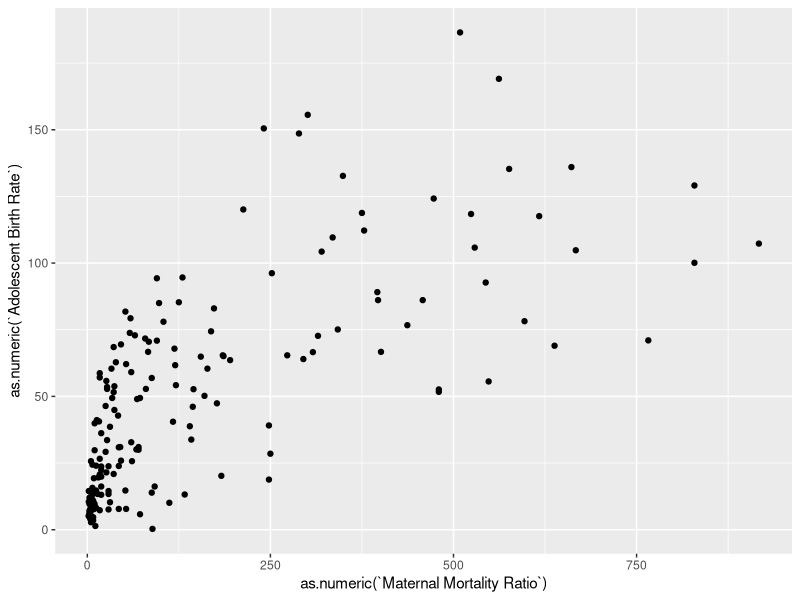

R code for this plot:
## ---- chunk 1
library(tidyverse)
library(dplyr)
library(ggplot2)

knitr::opts_chunk$set(eval = TRUE, echo = FALSE, message = FALSE, warning = FALSE)
## ---- chunk 2
hdi1 <- read.csv("../data/HDI_Table1.csv")
hdi4 <- read.csv("../data/HDI_Table4.csv")
hdi5 <- read.csv("../data/HDI_Table5.csv")
hdi8 <- read.csv("../data/HDI_Table8.csv")
hdi10 <- read.csv("../data/HDI_Table10.csv")
adolescent_births <- read.csv("../data/Adolescent_Births.csv")
contraceptive_prevalence <- read.csv("../data/Contraceptive_Prevalence.csv")
## ---- chunk 3
hdi1_clean <- slice(hdi1, -c(1:7, 74, 128, 166, 200, 207:270))
hdi1_clean <- select(hdi1_clean, select = -c(X.1, X.3, X.5, X.7, X.9, X.11))
names(hdi1_clean) <- c("HDI Rank", "Country", "HDI 2019", "Life Expectancy Birth", "Expected Years Schooling", "Mean Years Schooling", "GNI Per Capita", "GNI Per Capita Minus HDI", "HDI 2018")

hdi4_clean <- slice(hdi4, -c(1:7, 74, 128, 166, 200, 207:264))
hdi4_clean <- select(hdi4_clean, select = -c(X.1, X.3, X.5, X.7, X.9, X.11, X.13, X.15, X.17, X.19, X.21, X.23))
names(hdi4_clean) <- c("HDI Rank", "Country", "Gender Development Index", "Gender Development Index Group", "HDI Female", "HDI Male", "Life Expectancy Birth Female", "Life Expectancy Birth Male", "Expected Years Schooling Female", "Expected Years Schooling Male", "Mean Years Schooling Female", "Mean Years Schooling Male", "Estimated GNI per Capita Female", "Estimated GNI per Capita Male")

hdi5_clean <- slice(hdi5, -c(1:7, 74, 128, 166, 200, 207:270))
hdi5_clean <- select(hdi5_clean, select = -c(X.1, X.3, X.5, X.7, X.9, X.11, X.13, X.15, X.17))
names(hdi5_clean) <- c("HDI Rank", "Country", "Gender Development Index", "Gender Development Index Rank", "Maternal Mortality Ratio", "Adolescent Birth Rate", "Seats Parliament Female", "Secondary Education Female", "Secondary Education Male", "Labour Participation Female", "Labour Participation Male")

hdi8_clean <- slice(hdi8, -c(1:7, 74, 128, 166, 200, 207:264))
hdi8_clean <- select(hdi8_clean, select = -c(X.1, X.3, X.5, X.7, X.9, X.11, X.13, X.15, X.17, X.19, X.21, X.23, X.25, X.27, X.29 : X.33))
names(hdi8_clean) <- c("HDI Rank", "Country", "Infants Breastfed", "Lack DTP Immunization", "Lack Measles Immunization", "Child Malnutrition", "Mortality Rate Infant", "Mortality Rate Under 5", "Mortality Rate Female", "Mortality Rate Male", "Mortality Rate Noncommunicable Female", "Mortality Rate Noncommunicable Male", "Malaria Incidence", "TB Incidence", "HIV Prevalence", "Healthy Life Expectancy at Birth", "Health Expenditure of GDP")

hdi10_clean <- slice(hdi10, -c(1:7, 74, 128, 166, 200, 207:260))
hdi10_clean <- select(hdi10_clean, select = -c(X.1, X.3, X.5, X.7, X.9, X.11, X.13, X.15, X.17, X.19, X.21, X.23))
names(hdi10_clean) <- c("HDI Rank", "Country", "GDP", "GDP per Capita", "GDP Annual Growth", "Labour Share", "Gross Fixed Capital Formation of GDP", "General Government Consumption of GDP", "General Government Consumption Annual Growth", "Total Tax Revenue of GDP", "Taxes Income Profits Capital Gains of TTR", "External Debt Stock of GNI", "Total Debt Service of GNI", "Consumer Price Index")

adolescent_births_clean <- select(adolescent_births, select = c(ParentLocation, Location, Period, IsLatestYear, FactValueNumeric, Value))
names(adolescent_births_clean) <- c("World Region", "Country", "Period", "Is Latest Year", "Adolescent Births", "Adolescent Births Text")

contraceptive_prevalence_clean <- slice(contraceptive_prevalence, -c(1:8))
contraceptive_prevalence_clean <- select(contraceptive_prevalence_clean, select = c(X, X.2, X.3, X.4, X.5, X.6, X.19))
names(contraceptive_prevalence_clean) <- c("Country", "Survey Start Year", "Survey End Year", "Age Group", "Contraceptive Any Method", "Contraceptive Modern Method", "Contraceptive Traditional Method")
## ---- chunk 4

country_joined <- hdi1_clean %>%
  inner_join(hdi10_clean, by = "Country")%>%
  inner_join(hdi4_clean, by = "Country")%>%
  inner_join(hdi5_clean, by = "Country")%>%
  inner_join(hdi8_clean, by = "Country")

contraceptives_joined <- contraceptive_prevalence_clean %>%
  inner_join(adolescent_births_clean, by = "Country")
## ---- chunk 5

## ---- chunk 6

## ---- chunk 7
ggplot(country_joined, aes(x = as.numeric(`Maternal Mortality Ratio`), 
                           y = as.numeric(`Adolescent Birth Rate`))) +
  geom_point()

## ---- chunk 8

## ---- chunk 9
#country_joined %>%
  #filter(is.na())
## ---- chunk 10

## ---- chunk 11

## ---- chunk 12

## ---- chunk 13
